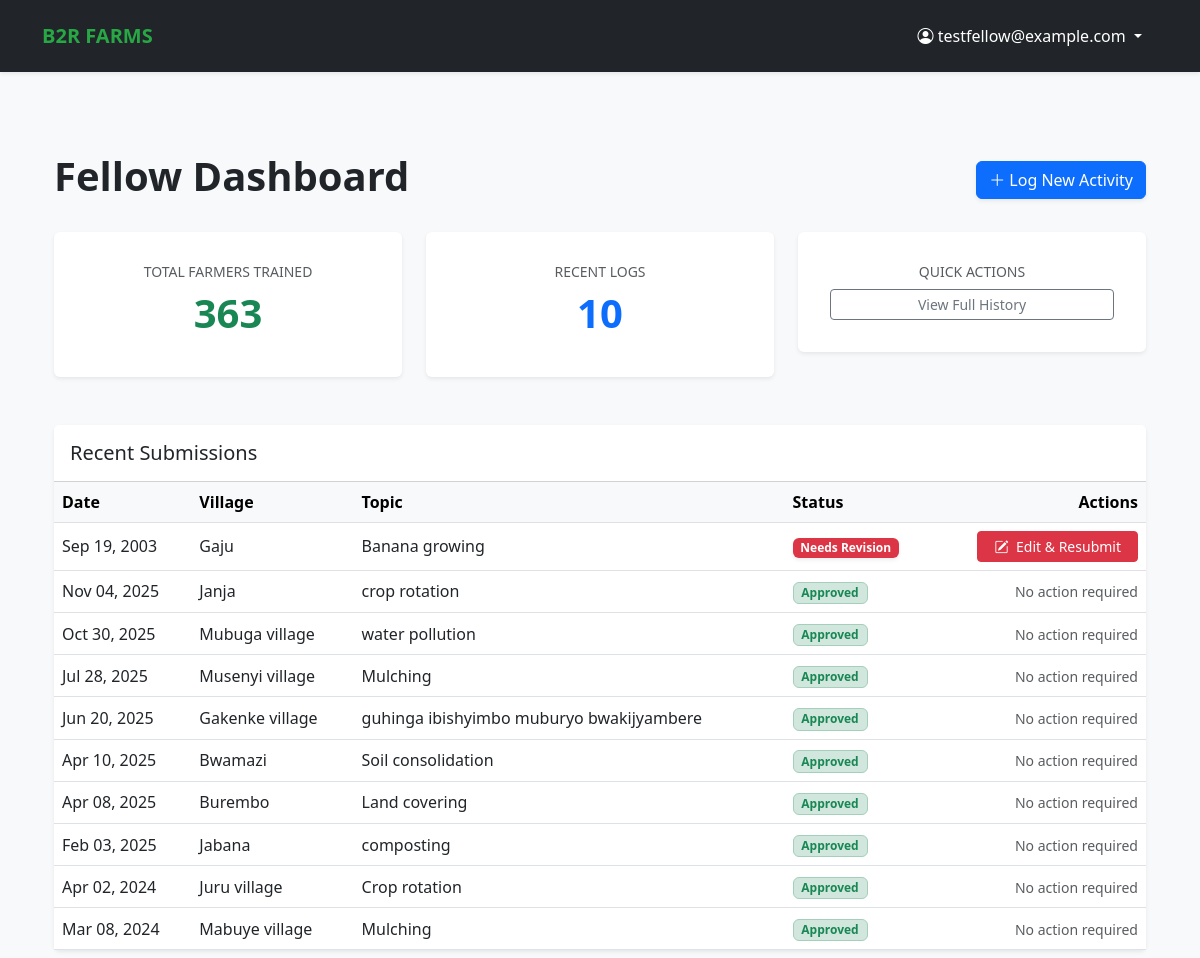
Before: /activities/dashboard/ (signed in) with the older database file.
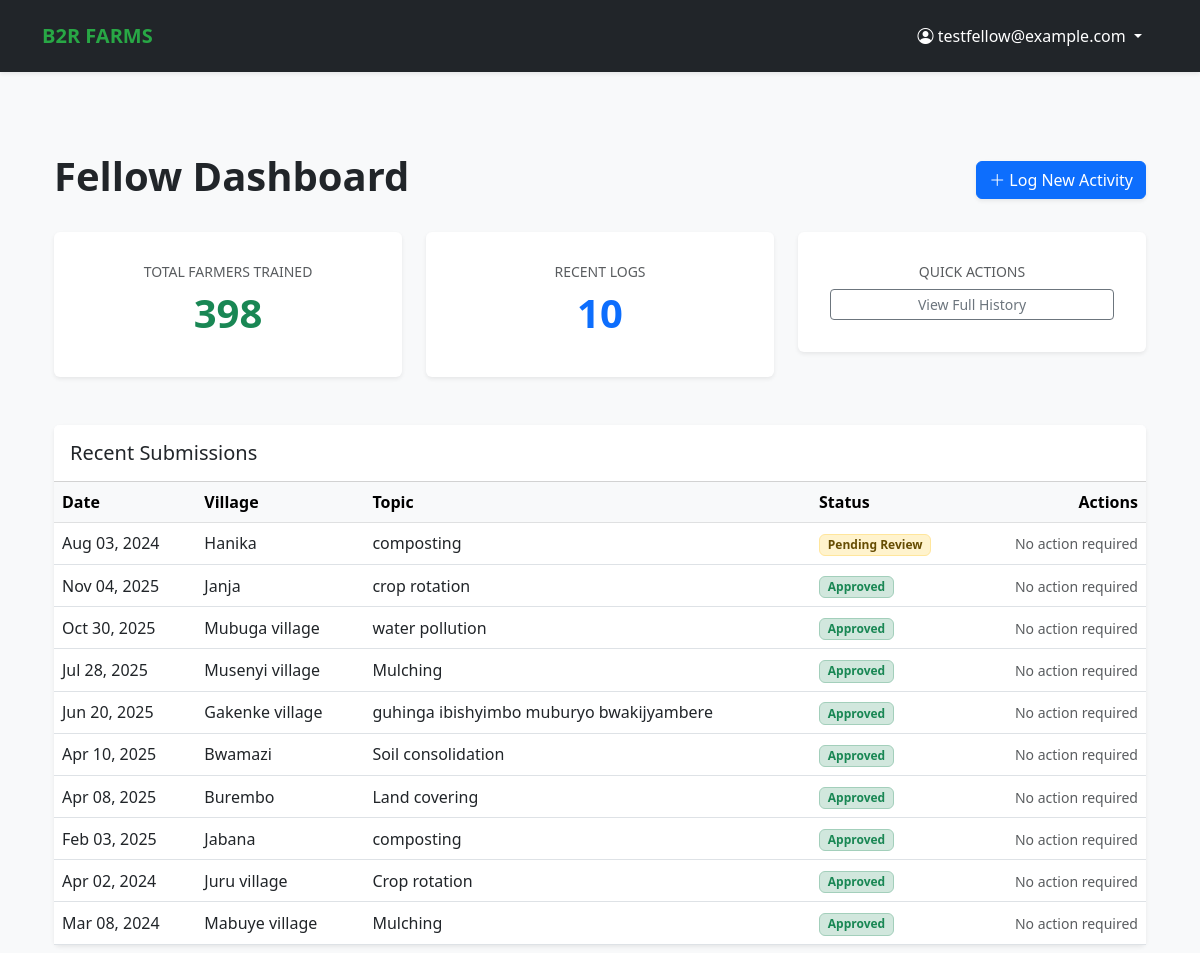
After: the same page with the newer database file.
### activities/models.py (models this page shows, shortened)
class TrainingActivity(models.Model):
    class Status(models.TextChoices):
        PENDING = 'PENDING', 'Pending Review'
        APPROVED = 'APPROVED', 'Approved'
        REVISION = 'REVISION', 'Needs Revision'
    fellow = models.ForeignKey(
        Fellow,
        on_delete=models.CASCADE,
        related_name='activities'
    )
    date = models.DateField(validators=[validate_not_future])
    sector = models.ForeignKey(
        Sector,
        on_delete=models.PROTECT,
        related_name='training_activities'
    )
    village_name = models.CharField(max_length=100)
    verified_village = models.CharField(
        max_length=100,
        blank=True,
        null=True,
        help_text="Standardized village name confirmed by Mentor upon approval."
    )
    number_of_farmers_trained = models.PositiveIntegerField(
        validators=[MinValueValidator(1, message="You must train at least one farmer.")]
    )
    training_topic = models.CharField(
        max_length=255,
        help_text="e.g., Mulching, Crop Rotation, Soil Conservation"
    )
    METHOD_CHOICES = [
        ('demonstration', 'Demonstration'),
        ('field_visit', 'Field Visit'),
        ('group_session', 'Group Session'),
        ('workshop', 'Workshop'),
    ]
    training_method = models.CharField(
        max_length=50,
        choices=METHOD_CHOICES
    )
    duration = models.DurationField(
        help_text="Format: HH:MM:SS (e.g., 02:30:00 for 2 hours and 30 mins)",
        default=timedelta(hours=1)
    )
    challenges_notes = models.TextField(blank=True, null=True)
    success_stories = models.TextField(blank=True, null=True)
    photos = models.ImageField(upload_to='training_photos/', blank=True, null=True)
    status = models.CharField(
        max_length=20,
        choices=Status.choices,
        default=Status.PENDING,
        help_text="The current approval status of this report."
    )
    approved_by = models.ForeignKey(
        settings.AUTH_USER_MODEL,
        on_delete=models.SET_NULL,
        null=True,
        blank=True,
        related_name='approved_activities'
    )
    is_resubmitted = models.BooleanField(default=False)
    mentor_comments = models.TextField(
        blank=True,
        null=True,
        help_text="Feedback provided by the assigned Mentor."
    )
    created_at = models.DateTimeField(auto_now_add=True)
    updated_at = models.DateTimeField(auto_now=True)
    class Meta:
        ordering = ['-date', 'sector__name']
        verbose_name_plural = "Training Activities"

### activities/views.py (the view)
# urls.py: path('dashboard/', views.fellow_dashboard_view, name='fellow_dashboard'),
@login_required
def fellow_dashboard_view(request):
    fellow_profile, created = Fellow.objects.get_or_create(
        user=request.user,
        defaults={'status': 'ACTIVE'}
    )
    activities = TrainingActivity.objects.filter(fellow=fellow_profile).annotate(
        status_priority=Case(
            When(status='REVISION', then=Value(1)),
            When(status='PENDING', then=Value(2)),
            When(status='APPROVED', then=Value(3)),
            default=Value(4),
            output_field=IntegerField(),
        )
    ).order_by('status_priority', '-date')
    context = {
        'total_trained': activities.filter(status='APPROVED').aggregate(
            Sum('number_of_farmers_trained')
        )['number_of_farmers_trained__sum'] or 0,
        'recent_activities': activities[:10],
        'fellow': fellow_profile
    }
    return render(request, 'activities/fellow_dashboard.html', context)

### activities/templates/activities/fellow_dashboard.html (shortened to what this page needs)
{% extends "base.html" %}
{% block content %}
<div class="container mt-5">
    <div class="d-flex justify-content-between align-items-center mb-4">
        <h1 class="fw-bold">Fellow Dashboard</h1>
        <a href="{% url 'submit_activity' %}" class="btn btn-primary shadow-sm">
            <i class="bi bi-plus-lg"></i> Log New Activity
        </a>
    </div>
    <div class="row g-4 mb-5">
        <div class="col-md-4">
            <div class="card shadow-sm border-0 text-center p-3">
                <div class="card-body">
                    <h6 class="text-muted text-uppercase small">Total Farmers Trained</h6>
                    <h2 class="display-6 fw-bold text-success">{{ total_trained }}</h2>
                </div>
            </div>
        </div>
        <div class="col-md-4">
            <div class="card shadow-sm border-0 text-center p-3">
                <div class="card-body">
                    <h6 class="text-muted text-uppercase small">Recent Logs</h6>
                    <h2 class="display-6 fw-bold text-primary">{{ recent_activities.count }}</h2>
                </div>
            </div>
        </div>
        <div class="col-md-4">
            <div class="card shadow-sm border-0 text-center p-3">
                <div class="card-body">
                    <h6 class="text-muted text-uppercase small">Quick Actions</h6>
                    <div class="mt-2">
                        <a href="{% url 'all_activities' %}" class="btn btn-sm btn-outline-secondary w-100">View Full History</a>
                    </div>
                </div>
            </div>
        </div>
    </div>
    <div class="card shadow-sm border-0">
        <div class="card-header bg-white py-3">
            <h5 class="mb-0">Recent Submissions</h5>
        </div>
        <div class="table-responsive">
            <table class="table align-middle mb-0">
                <thead class="table-light">
                    <tr>
                        <th>Date</th>
                        <th>Village</th>
                        <th>Topic</th>
                        <th>Status</th>
                        <th class="text-end">Actions</th>
                    </tr>
                </thead>
                <tbody>
                    {% for activity in recent_activities %}
                    <tr {% if activity.status == 'REVISION' %}class="table-danger-subtle"{% endif %}>
                        <td>{{ activity.date|date:"M d, Y" }}</td>
                        <td>{{ activity.village_name }}</td>
                        <td>{{ activity.training_topic }}</td>
                        <td>
                            {% if activity.status == 'APPROVED' %}
                                <span class="badge bg-success-subtle text-success border border-success-subtle">Approved</span>
                            {% elif activity.status == 'REVISION' %}
                                <span class="badge bg-danger text-white shadow-sm animated pulse">Needs Revision</span>
                            {% else %}
                                <span class="badge bg-warning-subtle text-warning-emphasis border border-warning-subtle">Pending Review</span>
                            {% endif %}
                        </td>
                        <td class="text-end">
                            {% if activity.status == 'REVISION' %}
                                <a href="{% url 'edit_report' activity.pk %}" class="btn btn-sm btn-danger px-3">
                                    <i class="bi bi-pencil-square me-1"></i> Edit & Resubmit
                                </a>
                            {% else %}
                                <span class="text-muted small">No action required</span>
                            {% endif %}
                        </td>
                    </tr>
                    {% empty %}
                    <tr>
                        <td colspan="5" class="text-center py-4 text-muted">No recent activities found.</td>
                    </tr>
                    {% endfor %}
                </tbody>
            </table>
        </div>
    </div>
</div>
{% endblock %}

Changed rows visible on the page:
no longer on this page (row edited): TrainingActivity: date "Sep 19, 2003", village_name "Gaju", training_topic "Banana growing", status "Needs Revision"
added TrainingActivity: date "Aug 03, 2024", village_name "Hanika", training_topic "composting", status "Pending Review"
Other visible differences:
{{ total_trained }}: "363" → "398"
